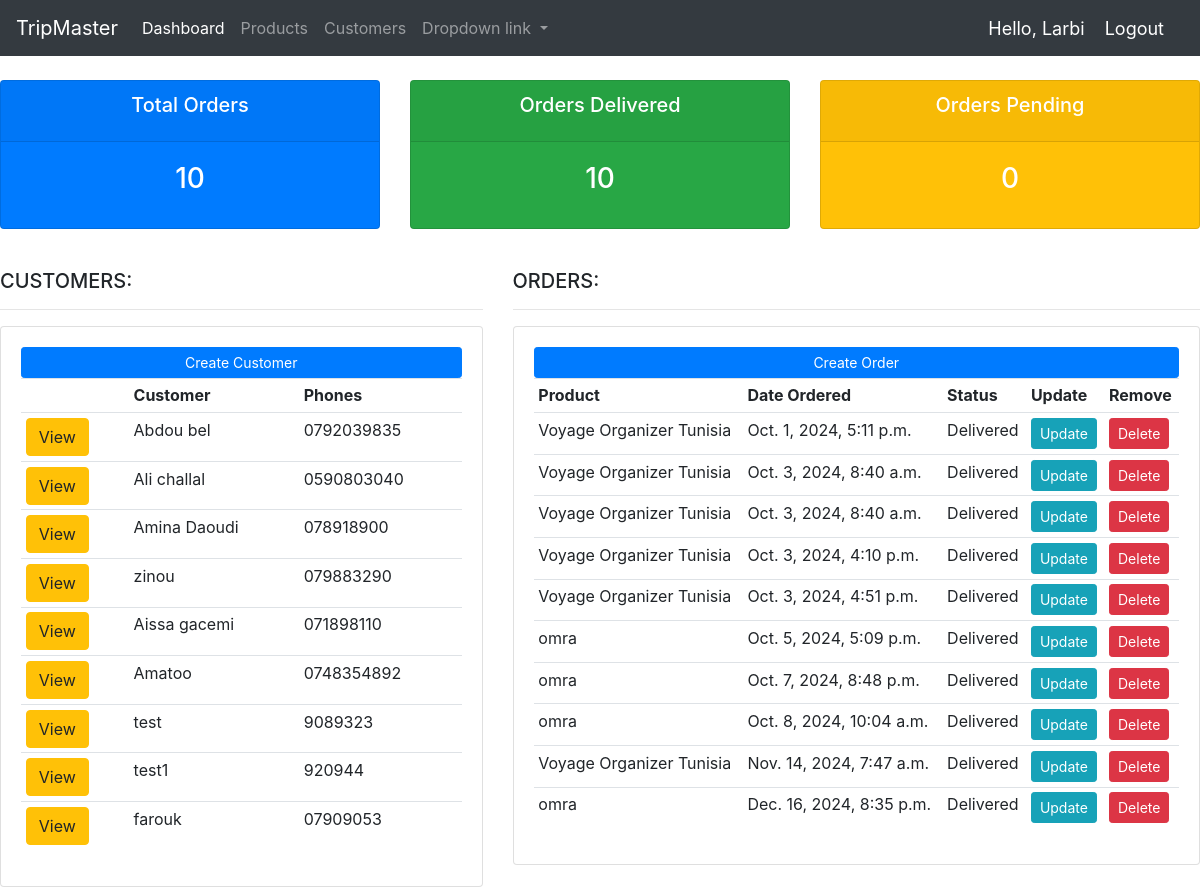
The app's page / (signed in) with its own data.
### accounts/models.py (models this page shows, shortened)
class Customer(models.Model):
    name = models.CharField(max_length=200, null=True)
    phone = models.CharField(max_length=200, null=True)
    email = models.CharField(max_length=200, null=True)
    passport_number = models.CharField(max_length=200, null=True)
    passport_date_created = models.CharField(max_length=200, null=True)
    date_created = models.DateTimeField(auto_now_add=True)

class Order(models.Model):
    STATUS = (
        ('Pending', 'Pending'),
        ('Out for delivery', 'Out for delivery'),
        ('Delivered', 'Delivered'),
    )
    customer = models.ForeignKey(Customer, null=True, on_delete=models.SET_NULL, related_name="order")
    product = models.ForeignKey(Product, null=True, on_delete=models.SET_NULL)
    date_created = models.DateTimeField(auto_now_add=True)
    status = models.CharField(max_length=200, null=True, choices=STATUS)
    total_items = models.IntegerField(default=0)

class Product(models.Model):
    SUPPLIER = (
        ('Airlines ', 'Airlines '),
        ('Hotels ', 'Hotels '),
        ('Car rental companies', 'Car rental companies'),
        ('Travel insurance companies', 'Travel insurance companies'),
        ('Tour operators', 'Tour operators'),
    )
    category = (
        ('Voyage Organizer', 'Voyage Organizer'),
        ('Omra', 'Omra'),
        ('Billetterie', 'Billetterie'),
        ('Voyage A La Cart', 'Voyage A La Cart'),
        ('Location Voiture', 'Location Voiture'),
        ('sejour linguistique','sejour linguistique'),
    )
    name = models.CharField(max_length=200, null=True)
    purchased_price = models.FloatField(null=True)
    price = models.FloatField(null=True)
    categories = models.CharField(max_length=200, null=True, choices=category)
    supplier = models.CharField(max_length=200, null=True, choices=SUPPLIER)
    date_purchased = models.DateTimeField(auto_now_add=True)
    description = models.CharField(max_length=200, null=True, blank=True)
    def __str__(self):
        return self.name

### accounts/views.py (the view)
# urls.py: 2. Add a URL to urlpatterns:  path('', views.home, name='home')
@login_required(login_url='login')
def home(request):
    orders = Order.objects.all()
    customers = Customer.objects.all()
    total_customers = customers.count()
    total_orders = orders.count()
    delivered = orders.filter(status='Delivered').count()
    pending = orders.filter(status='Pending').count()
    context = {'orders':orders, 'customers':customers,'total_customers':total_customers,'total_orders':total_orders, 'delivered':delivered, 'pending':pending}
    return render(request, 'accounts/dashboard.html', context)

### accounts/templates/accounts/dashboard.html (shortened to what this page needs)
{% extends 'accounts/main.html' %}
{% block content %}
{% include 'accounts/status.html'%}
<br>
<div class="row">
    <div class="col-md-5">
        <h5>CUSTOMERS:</h5>
        <hr>
        <div class="card card-body">
            <a class="btn btn-primary btn-sm btn-block" href="{% url 'create_Customer' %}">Create Customer</a>
            <table class="table table-sm">
                <tr>
                    <th></th>
                    <th>Customer</th>
                    <th>Phones</th>
                </tr>
                {% for customer in customers %}
                <tr>
                    <td><a class="btn btn-warning" href="{% url 'edit_customer' customer.id %}">View</a></td>
                    <td>{{customer.name}}</td>
                    <td>{{customer.phone}}</td>
                </tr>
                {% endfor %}
            </table>
        </div>
    </div>
    <div class="col-md-7 col-md-offset-3">
        <h5>ORDERS:</h5>
        <hr>
        <div class="card card-body">
            <a class="btn btn-primary btn-sm btn-block" href="{% url 'create_order'  %}">Create Order</a>
            <table class="table table-sm">
                <tr>
                    <th>Product</th>
                    <th>Date Ordered</th>
                    <th>Status</th>
                    <th>Update</th>
                    <th>Remove</th>
                </tr>
                {% for order in orders %}
                <tr>
                    <td>{{ order.product }}</td>
                    <td>{{ order.date_created }}</td>
                    <td>{{ order.status }}</td>
                    <td><a class="btn btn-sm btn-info" href="{% url 'update_order' order.id %}">Update</a></td>
                    <td><a class="btn btn-sm btn-danger" href="{% url 'delete_order' order.id %}">Delete</a></td>
                </tr>
                {% endfor %}
            </table>
        </div>
    </div>
</div>
{% endblock %}

### accounts/templates/accounts/main.html (shortened to what this page needs)
{% load static %}
<!DOCTYPE html>
<html lang="en">
<head>
    <link rel="stylesheet" href="https://cdn.jsdelivr.net/npm/bootstrap@4.4.1/dist/css/bootstrap.min.css">
    <link rel="stylesheet" type='text/css' href="{% static '/css/main.css' %}">
</head>
<body>
    {% include 'accounts/navbar.html'%}
    {% block content %}
    {% endblock %}
</body>
</html>

### accounts/templates/accounts/navbar.html (shortened to what this page needs)
<nav class="navbar navbar-expand-lg navbar-dark bg-dark">
    <a class="navbar-brand" href="#">TripMaster</a>
    <div class="collapse navbar-collapse" id="navbarNavDropdown">
      <ul class="navbar-nav">
        <li class="nav-item active">
          <a class="nav-link" href="{% url 'home' %}">Dashboard</a>
        </li>
        <li class="nav-item">
          <a class="nav-link" href="{% url 'products' %}">Products</a>
        </li>
        <li class="nav-item">
          <a class="nav-link" href="{% url 'customer' %}">Customers</a>
        </li>
        <li class="nav-item dropdown">
          <a class="nav-link dropdown-toggle" href="#" id="navbarDropdownMenuLink" data-toggle="dropdown" aria-haspopup="true" aria-expanded="false">
            Dropdown link
          </a>
        </li>
      </ul>
    </div>
    <span class="hello-msg">Hello, {{request.user}}</span>
    <span><a class="hello-msg" href="{% url 'logout' %}">Logout</a></span>
  </nav>

### accounts/templates/accounts/status.html
<br>
<div class="row">
    <div class="col-md-4">
        <div class="card text-center text-white bg-primary mb-3" id="total-orders">
            <div class="card-header">
                <h5 class="card-title">Total Orders</h5>
            </div>
            <div class="card-body">
                <h3 class="card-title">{{ total_orders }}</h3>
            </div>
        </div>
    </div>
    <div class="col-md-4">
        <div class="card text-center text-white bg-success mb-3" id="orders-delivered">
            <div class="card-header">
                <h5 class="card-title">Orders Delivered</h5>
            </div>
            <div class="card-body">
                <h3 class="card-title">{{ delivered }}</h3>
            </div>
        </div>
    </div>
    <div class="col-md-4">
        <div class="card text-center text-white bg-warning mb-3" id="orders-pending">
            <div class="card-header">
                <h5 class="card-title">Orders Pending</h5>
            </div>
            <div class="card-body">
                <h3 class="card-title">{{ pending }}</h3>
            </div>
        </div>
    </div>
</div>

### accounts/templates/accounts/navbar.html (style rules this page uses)
.hello-msg { font-size: 18px; color: white; margin-right: 20px; }

### records on screen
Customer: name "Abdou bel", phone "0792039835"
Customer: name "Ali challal", phone "0590803040"
Customer: name "Amina Daoudi", phone "078918900"
Customer: name "zinou", phone "079883290"
Customer: name "Aissa gacemi", phone "071898110"
Customer: name "Amatoo", phone "0748354892"
Customer: name "test", phone "9089323"
Customer: name "test1", phone "920944"
Customer: name "farouk", phone "07909053"
Order: product "Voyage Organizer Tunisia", date_created "Oct. 1, 2024, 5:11 p.m.", status "Delivered"
Order: product "Voyage Organizer Tunisia", date_created "Oct. 3, 2024, 8:40 a.m.", status "Delivered"
Order: product "Voyage Organizer Tunisia", date_created "Oct. 3, 2024, 8:40 a.m.", status "Delivered"
Order: product "Voyage Organizer Tunisia", date_created "Oct. 3, 2024, 4:10 p.m.", status "Delivered"
Order: product "Voyage Organizer Tunisia", date_created "Oct. 3, 2024, 4:51 p.m.", status "Delivered"
Order: product "omra", date_created "Oct. 5, 2024, 5:09 p.m.", status "Delivered"
Order: product "omra", date_created "Oct. 7, 2024, 8:48 p.m.", status "Delivered"
Order: product "omra", date_created "Oct. 8, 2024, 10:04 a.m.", status "Delivered"
Order: product "Voyage Organizer Tunisia", date_created "Nov. 14, 2024, 7:47 a.m.", status "Delivered"
Order: product "omra", date_created "Dec. 16, 2024, 8:35 p.m.", status "Delivered"

### other values on screen
{{ request.user }} "Larbi"
{{ total_orders }} "10"
{{ delivered }} "10"
{{ pending }} "0"
